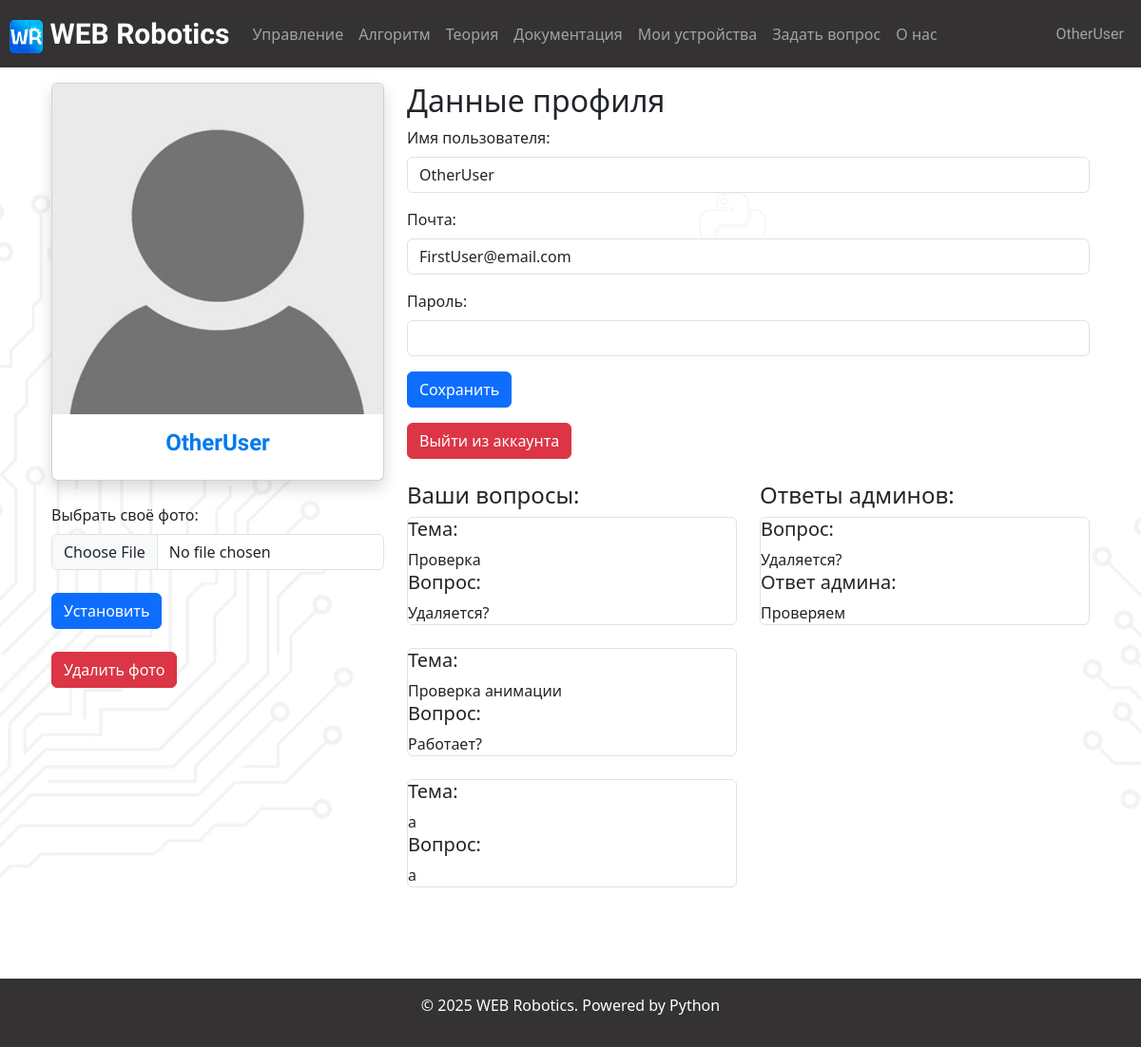
/account (signed in), run on the app's committed database.
### data/users.py (models this page shows, shortened)
class User(SqlAlchemyBase, UserMixin):
    __tablename__ = 'users'
    id = sqlalchemy.Column(sqlalchemy.Integer,
                           primary_key=True, autoincrement=True)
    name = sqlalchemy.Column(sqlalchemy.String, nullable=True)
    email = sqlalchemy.Column(sqlalchemy.String,
                              index=True, unique=True, nullable=True)
    hashed_password = sqlalchemy.Column(sqlalchemy.String, nullable=True)
    src_avatar = sqlalchemy.Column(sqlalchemy.String, nullable=False, default=DEFAULT_PROFILE_PHOTO)
    devices = orm.relationship("Devices", back_populates='user')
    questions = orm.relationship("Question", back_populates='user')

### data/questions.py (models this page shows)
class Question(SqlAlchemyBase):
    __tablename__ = 'questions'
    id = sqlalchemy.Column(sqlalchemy.Integer,
                           primary_key=True, autoincrement=True)
    theme = sqlalchemy.Column(sqlalchemy.String, nullable=True)
    question = sqlalchemy.Column(sqlalchemy.String, nullable=False)
    user_id = sqlalchemy.Column(sqlalchemy.Integer,
                                sqlalchemy.ForeignKey("users.id"))
    is_answered = sqlalchemy.Column(sqlalchemy.Boolean, nullable=False, default=False)
    user = orm.relationship('User')
    answers = orm.relationship("Answer", back_populates='questions')

class Answer(SqlAlchemyBase):
    __tablename__ = 'answers'
    id = sqlalchemy.Column(sqlalchemy.Integer,
                           primary_key=True, autoincrement=True)
    question_theme = sqlalchemy.Column(sqlalchemy.String, nullable=True)
    question = sqlalchemy.Column(sqlalchemy.String, nullable=False)
    answer = sqlalchemy.Column(sqlalchemy.String, nullable=False)
    question_id = sqlalchemy.Column(sqlalchemy.Integer,
                                sqlalchemy.ForeignKey("questions.id"))
    questions = orm.relationship('Question')

### main.py (the view, shortened to what this page needs)
@app.route('/account', methods=['GET', 'POST'])
def account():
    form = ProfileEditingForm()
    db_sess = db_session.create_session()
    questions = []
    answers = []
    if request.method == "GET":
        users = db_sess.query(User).filter(User.id == current_user.id).first()
        if users:
            form.name.data = users.name
            form.email.data = users.email
            form.password.data = ''
        db_answer = db_sess.query(Question).filter(Question.user_id == users.id)
        for q in db_answer:
            questions.append(q)
        for i in questions:
            answer = db_sess.query(Answer).filter(Answer.question_id == i.id).first()
            if answer is not None:
                answers.append(answer)
    return render_template('account.html', form=form, questions=questions,
                           answers=answers, message="", input_src=current_user.src_avatar)

### forms/authorization.py
class ProfileEditingForm(FlaskForm):
    name = StringField('Имя пользователя:', validators=[DataRequired()])
    email = EmailField('Почта:', validators=[DataRequired()])
    password = PasswordField('Пароль:')
    submit = SubmitField('Сохранить')

### data/db_session.py (called while the page is built)
def create_session() -> Session:
    global __factory
    return __factory()

### main.py (called while the page is built)
@login_manager.user_loader
def load_user(user_id):
    db_sess = db_session.create_session()
    return db_sess.query(User).get(user_id)

### templates/account.html (shortened to what this page needs)
{% extends "base.html" %}
{% block content %}
<div class="container">
    <div class="row">
        <div class="col-md-auto">
            <div class="card mb-4 shadow" style="width: 350px">
                <img src="{{input_src}}" class="card-img-top" alt="">
                <div class="card-body">
                    <h4 style="text-align: center; font-family: Tektur, sans-serif;
  font-optical-sizing: auto;
  font-weight: 600;
  font-style: normal;
  color: #017aee">
                        {{ current_user.name }}
                    </h4>
                </div>
            </div>
            <div>
                <form method="post" enctype="multipart/form-data">
                    <div>
	                    <label for="photo" class="form-label" style="font-weight: 500"> Выбрать своё фото: </label>
                        <input class="form-control" type="file" accept=".jpg" id="photo" name="profile_photo">
                    </div>
                    <br>
                    <button type="submit" class="btn btn-primary"> Установить </button>
                </form>
                <br>
                <a href="/delete_photo" class="btn btn-danger"> Удалить фото </a>
            </div>
        </div>
        <div class="col">
            <h2> Данные профиля </h2>
            <form action="" method="post">
                <div class="mb-3">
                    {{ form.name.label(class="form-label") }}
                    {{ form.name(class="form-control") }}
                </div>
                <div class="mb-3">
                    {{ form.email.label(class="form-label") }}
                    {{ form.email(class="form-control", type="email") }}
                </div>
                <div class="mb-3">
                    {{ form.password.label(class="form-label") }}
                    {{ form.password(class="form-control", type="password") }}
                </div>
                <div class="mb-3">
                    {{ form.submit(class="btn btn-primary") }}
                </div>
            </form>
            <a href="/logout" class="btn btn-danger"> Выйти из аккаунта </a>
            <br>
            <br>
            <div class="row">
                <div class = "col">
                    <h4> Ваши вопросы: </h4>
                    {% for question in questions %}
                        <div class="col-md6 border rounded">
                            <h5> Тема: </h5> {{ question.theme }}
                            <h5> Вопрос: </h5> {{ question.question }}
                        </div>
                    <br>
                    {% endfor %}
                </div>
                <div class = "col">
                    <h4> Ответы админов: </h4>
                    {% for answer in answers %}
                        <div class="col-md6 border rounded">
                            <h5> Вопрос: </h5>
                            {{ answer.question }}
                            <h5> Ответ админа: </h5>
                            {{ answer.answer }}
                        </div>
                    <br>
                    {% endfor %}
                </div>
            </div>
        </div>
    </div>
</div>
{% for i in range(3) %}
    <br>
{% endfor %}
{% endblock %}

### templates/base.html (shortened to what this page needs)
<!DOCTYPE html>
<html lang="en">
<head>
    <link rel="stylesheet" href="https://cdnjs.cloudflare.com/ajax/libs/font-awesome/5.15.4/css/all.min.css">
    <link href="https://cdn.jsdelivr.net/npm/bootstrap@5.3.0-alpha1/dist/css/bootstrap.min.css" rel="stylesheet">
</head>
<body background="static/img/background_1.png" style="background-position:-20px 20px; background-repeat:no-repeat;">
<header>
    <nav class="navbar navbar-expand-lg sticky-top navbar-dark"
         style="background-color: #343232; padding-left: 10px; padding-right: 10px;">
        <a class="navbar-brand" href="/main"
           style="font-size: 30px; font-family: Tektur, sans-serif; font-optical-sizing: auto; font-weight: 900; font-style: normal; font-variation-settings: wdth 100;">
            <img src="static/img/WEB_Robotics_logo.png" alt="" width="35" height="35"
                 class="d-inline-block align-text-centre">
            WEB Robotics
        </a>
        <div class="collapse navbar-collapse" id="navbarNav_upper">
            <ul class="navbar-nav mr-auto">
                <li class="nav-item">
                    <a class="nav-link" href="/control">Управление <span class="sr-only">(current)</span></a>
                </li>
                <li class="nav-item">
                    <a class="nav-link" href="/algorithm">Алгоритм</a>
                </li>
                <li class="nav-item">
                    <a class="nav-link" href="/theory">Теория</a>
                </li>
                <li class="nav-item">
                    <a class="nav-link" href="/documentation">Документация</a>
                </li>
                <li class="nav-item">
                    <a class="nav-link" href="/devices">Мои устройства</a>
                </li>
                <li class="nav-item">
                    <a class="nav-link" href="/questions">Задать вопрос</a>
                </li>
                <li class="nav-item">
                    <a class="nav-link" href="/about">О нас</a>
                </li>
            </ul>
            <ul class="navbar-nav ms-auto">
                {% if current_user.is_authenticated %}
                <li class="nav-item">
                    {% set lnk = "/account" %}
                    {% if current_user.name == "Admin" %}
                        {% set lnk = "/admin_account" %}
                    {% endif %}
                    <a class="nav-link" href={{lnk}} style="font-family: Tektur,
                    sans-serif; font-optical-sizing: auto; font-weight: 20;
                    font-style: normal; font-variation-settings: wdth 100;">
                        {{current_user.name}}</a>
                </li>
                {% else %}
                <li class="nav-item">
                    <a class="nav-link" href="/login"><i class="fas fa-2x fa-user"></i></a>
                </li>
                {% endif %}
            </ul>
        </div>
    </nav>
    <p>
    <main role="main" class="container">
        {% block content %}{% endblock %}
    </main>
    <div class='wrapper'>
    <footer class="text-white text-center py-3" style="background-color: #343232;">
    <p>© 2025 WEB Robotics. Powered by Python </p>
    </footer>
    </div>
</header>
</body>
</html>

### data on the page
User: name "OtherUser", src_avatar (picture), email "FirstUser@email.com"
Question: theme "Проверка", question "Удаляется?"
Question: theme "Проверка анимации", question "Работает?"
Question: theme "а", question "а"
Answer: question "Удаляется?", answer "Проверяем"
